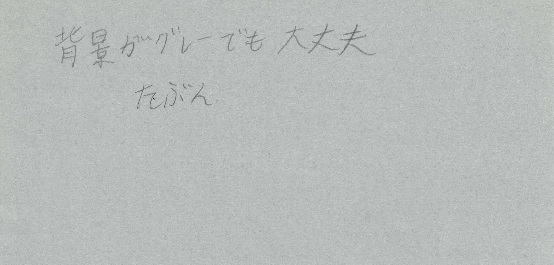
#> input picture notes/images/ClearCharacter/test002.jpg, 554 x 265 px
$ jupyter execute ClearCharacter.ipynb
#> lines starting #> are read from the running program, lines starting #| are printed output that depends on the picture; after the words box and inside, x2 and y2 are one past the last pixel; in counts of white or black regions, pixels touching at a corner belong together
# 画像の文字鮮明化
用途：手書き文字を画像化したときに薄くて読みにくいから文字を濃くしたい場合など
用法：前半パート_画像毎に個別に処理
　　　後半パート_ディレクトリ内の画像をすべて処理
　　　に分かれています。前半パートで1枚やってみて閾値を調整して、
　　　後半パートでディレクトリ全体に処理するのが良いかと思います。
注意：出力はグレースケールになります。画像はJPEGを前提とします。スキャナで読み取った画像など光源の影響で明るさが変化しない画像を前提とします。明るさが変化する場合は<a href='http://labs.eecs.tottori-u.ac.jp/sd/Member/oyamada/OpenCV/html/py_tutorials/py_imgproc/py_thresholding/py_thresholding.html#id4'>適応的閾値処理</a>を参考にしてください。

[cell 1]
import cv2
import os
import re
import numpy as np
import glob

### 閾値の設定
このノート全体で使用する閾値を設定します。

[cell 2]
# グレースケールに変換後、カラーの背景が薄い灰色になるのでこのLEVEL以上の明るさは白にします
DROPOUT_LEVEL = 160 #背景がグレーなのでかなり低い数値ですが230くらいから試すことをお勧めします。test001では240です。
# 黒を濃くする割合
BLACK_RATE = 1.8
# 画像が入ったディレクトリ
IMAGE_DIR = 'images/ClearCharacter/'
# 前半の個別で見たい画像ファイル名
IMAGE_NAME = 'test002.jpg'
# 画像の出力先
OUTPUT_DIR = 'images/out/'

#### 関数定義
このjupyter notebookで使用する諸々の関数の定義です。なにも気にしないで実行してください。

[cell 3]
# jupyter notebook 上での確認用関数
from IPython.display import display, Image

def display_cv_image(image, format='.jpg'):
    decoded_bytes = cv2.imencode(format, image)[1].tobytes()
    display(Image(data=decoded_bytes))

[cell 4]
# 背景色の削除
def dropout_background_color(target_img):
    gray_img = cv2.cvtColor(target_img, cv2.COLOR_BGR2GRAY)
    mask_white = gray_img > DROPOUT_LEVEL
    gray_img[mask_white] = 255
    return gray_img

[cell 5]
# 濃淡の調整
def adjust_thickness(gray_img):
    black_white = 255 - gray_img
    black_white = black_white * BLACK_RATE
    mask255 = black_white > 255
    black_white[mask255] = 255
    black_white = black_white.astype('int')
    gray_img = 255 - black_white
    return gray_img

## Part1: 個別画像での閾値調整

### 入力画像の確認

[cell 6]
img = cv2.imread(IMAGE_DIR + IMAGE_NAME)
#> img is the input picture: shape (265, 554, 3); mean B, G, R 186.3, 187.6, 183.5
display_cv_image(img)

### グレースケール変換後の画像

[cell 7]
gray_img = cv2.cvtColor(img, cv2.COLOR_BGR2GRAY)
display_cv_image(gray_img)

### 背景色の削除(任意)
背景色が残るとそこもまた濃くなります。なので削除推奨です。
削除しないのであればDROPOUT_LEVELを255に設定してください。
DROPOUT_LEVELが良い感じになると、以下のセルを実行しすると背景色が白くなります。初めの閾値設定のセルでDROPOUT_LEVELを調整・以下のセルを実行を繰り返し、ちょうどよい値を設定してください。
一つ上の画像がグレースケールに変換後なので、カラーピッカーを使用すると近い値が見つかると思います。<a href='https://chrome.google.com/webstore/detail/colorpick-eyedropper/ohcpnigalekghcmgcdcenkpelffpdolg?hl=en'>例</a>

[cell 8]
gray_img = dropout_background_color(img)
#> in dropout_background_color, `mask_white = gray_img > DROPOUT_LEVEL`:
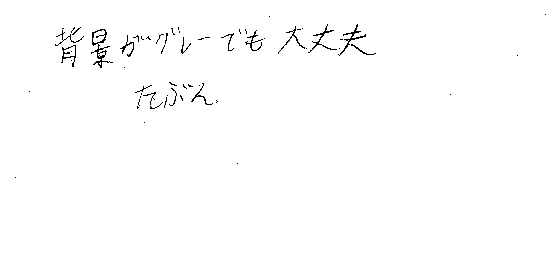
#> mask_white: shape (265, 554) bool; 99.1% white; black in thin lines or dots, all inside (x1, y1, x2, y2) = (15, 14, 546, 178)
display_cv_image(gray_img)

### 文字の濃淡調整
今度は濃淡の調整です。以下のセルを実行して、初めの閾値設定のセルでDROPOUT_LEVELを調整してください。

[cell 9]
adjusted_img = adjust_thickness(gray_img)
#> in adjust_thickness, `mask255 = black_white > 255`:
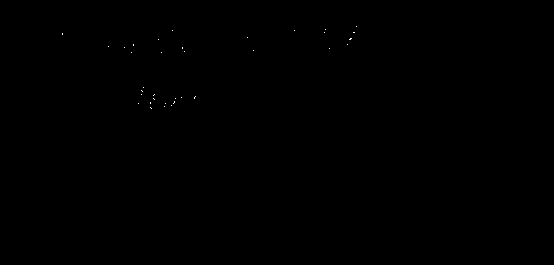
#> mask255: shape (265, 554) bool; 0.03% white in thin lines or dots, all inside (x1, y1, x2, y2) = (62, 26, 357, 109)
#> in adjust_thickness, `black_white[mask255] = 255`:
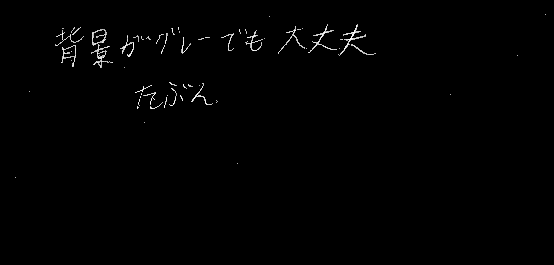
#> black_white: shape (265, 554) float64; min 0, max 255, mean 1.8
#> in adjust_thickness, `black_white = black_white.astype('int')`: black_white: shape (265, 554) int64; 49 distinct labels, from 0 to 255
#> in adjust_thickness, `gray_img = 255 - black_white`:
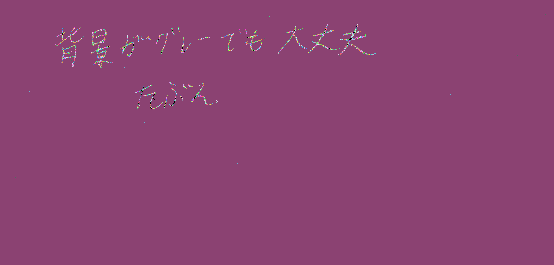
#> gray_img: shape (265, 554) int64; 49 distinct labels, from 0 to 255; one colour per label, 0 black
display_cv_image(adjusted_img)

### ファイルの保存
以下のセルを実行するとファイルが保存できます。OUTPUT_DIRが存在しないとか、ファイルが作成できない場合は「False」が返ってきます

[cell 10]
file_name, extension = IMAGE_NAME.split('.')
cv2.imwrite(OUTPUT_DIR + file_name + '_cleared' + '.' + extension, adjusted_img)
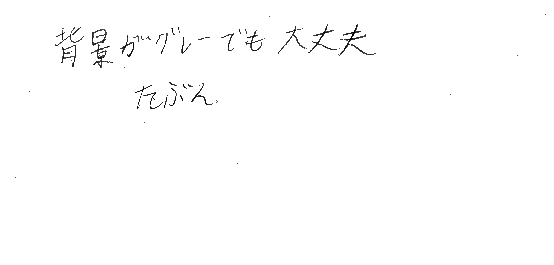
#> saved as test002_cleared.jpg: shape (265, 554); min 0, max 255, mean 253.2
#> Out = True

## Part2:ディレクトリ内の画像に鮮明化を実施
Part1で調整した設定値を用いてディレクトリ内の画像を鮮明化します。
※test001とtest002は背景色が大きく異なるため、共通の設定値ではうまくいきません。実際に使用する際は
共通の背景のみ格納したディレクトリに対して実行してください。

[cell 11]
files =  [f for f in os.listdir(IMAGE_DIR) if re.search('.*\.(jpg)', f, re.IGNORECASE)]
print('以下のファイルに処理します。')
print(files)

[cell 12]
for file in files:
    img = cv2.imread(IMAGE_DIR + file)
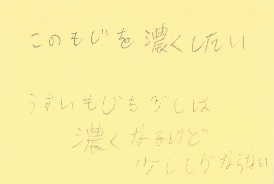
#> input picture notes/images/ClearCharacter/test001.jpg, 274 x 184 px
#> img is the input picture: shape (184, 274, 3); mean B, G, R 163.8, 240.3, 250.2
    # 背景色削除
    gray_img = dropout_background_color(img)
#> in dropout_background_color (call 2), `gray_img = cv2.cvtColor(target_img, cv2.COLOR_BGR2GRAY)`:
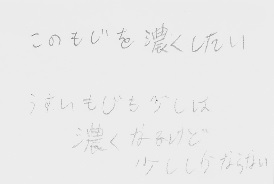
#> gray_img: shape (184, 274); min 96, max 247, mean 234.6
#> in dropout_background_color (call 2), `mask_white = gray_img > DROPOUT_LEVEL`:
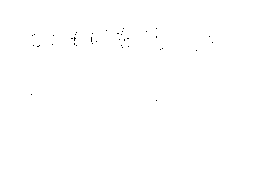
#> mask_white: shape (184, 274) bool; 99.9% white; black in thin lines or dots, all inside (x1, y1, x2, y2) = (31, 28, 213, 101)
    # 濃淡調整
    adjusted_img = adjust_thickness(gray_img)
#> in adjust_thickness (call 2), `black_white = 255 - gray_img`:
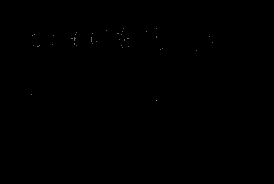
#> black_white: shape (184, 274); min 0, max 159, mean 0.1
#> in adjust_thickness (call 2), `mask255 = black_white > 255`: mask255: shape (184, 274) bool; 0% white in thin lines or dots, all inside (x1, y1, x2, y2) = (156, 100, 157, 101)
#> in adjust_thickness (call 2), `black_white[mask255] = 255`: black_white: shape (184, 274) float64; min 0, max 255, mean 0.2
#> in adjust_thickness (call 2), `black_white = black_white.astype('int')`: black_white: shape (184, 274) int64; 22 distinct labels, from 0 to 255
#> in adjust_thickness (call 2), `gray_img = 255 - black_white`:
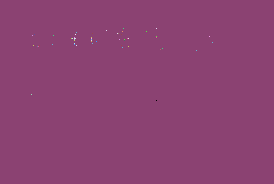
#> gray_img: shape (184, 274) int64; 22 distinct labels, from 0 to 255; one colour per label, 0 black
    # 画像の保存
    file_name, extension = file.split('.')
    cv2.imwrite(OUTPUT_DIR + file_name + '_cleared' + '.' + extension, adjusted_img)
